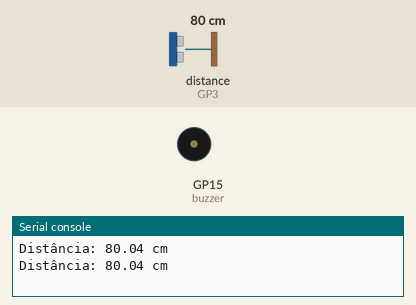
This program was run on a simulated Raspberry Pi Pico running MicroPython. Shown: buzzer (waves = sounding), the last lines printed to the serial console. Inputs (shaded band) come from the test bench; at power-on: distance to the obstacle (sensor on GP3) 80 cm. The echo pulse lasts 58.3 µs per cm.

Above: at 1.2 s.
1.3 s: distance to the obstacle (sensor on GP3) set to 16 cm
3.2 s: distance to the obstacle (sensor on GP3) set to 13 cm
At 4.6 s:
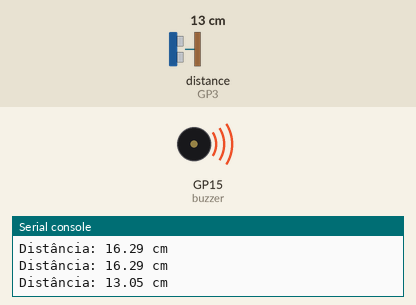
Timing chart, 0 to 6.2 s (numbered marks = the images above; inputs shaded):
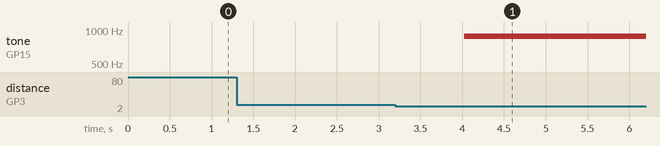

Measured:
- the behaviour switches between 15 and 14 cm on distance to the obstacle (sensor on GP3) (found by bisection; images 0 and 1)
- after the input at 3.2 s, tone on GP15 (buzzer): silent → 880 Hz after 0.83 s

The program:

ULTRASSONICO.py
```python
from machine import Pin, PWM
from utime import sleep, ticks_us, ticks_diff


# Configurações de pinos
trig = Pin(2, Pin.OUT)  # Pino de disparo do sensor
echo = Pin(3, Pin.IN)   # Pino de recepção do sensor
buzzer = PWM(Pin(15))
buzzer.freq(440)

while True:
    # Garante que o TRIG está em nível baixo
    trig.low()
    sleep(0.002)  # Aguarda 2ms para estabilizar

    # Envia um pulso de 10us
    trig.high()
    sleep(0.00001)
    trig.low()

    # Espera o início do pulso no ECHO
    while echo.value() == 0:
        start = ticks_us()

    # Espera o fim do pulso no ECHO
    while echo.value() == 1:
        end = ticks_us()

    # Calcula a duração do pulso
    # duracao → é o tempo (em microssegundos) que o pulso ultrassônico demorou para ir até o objeto e voltar.
    duracao = ticks_diff(end, start)

    # Calcula a distância em centímetros
    #0.0343 → é a velocidade do som em centímetros por microssegundo.
    distancia = (duracao * 0.0343) / 2

    if distancia <15:
        # 3. Liga o som (Duty cycle em ~50% do máximo de 65535)
        buzzer.duty_u16(32768)


        # 4. Muda para uma nota mais aguda
        buzzer.freq(880)


    else:
        # 5. Desliga o som (Duty cycle em 0%)
        buzzer.duty_u16(0)

    """
    343 metros/segundo = 34.300 centímetros/segundo
    1 segundo = 1.000.000 microssegundos
    34300 ÷1.000.000 = 0,0343 centímetros por microssegundo
    """

    print(f"Distância: {distancia:.2f} cm")

    sleep(1)  # Aguarda 1 segundo antes da próxima leitura
```
